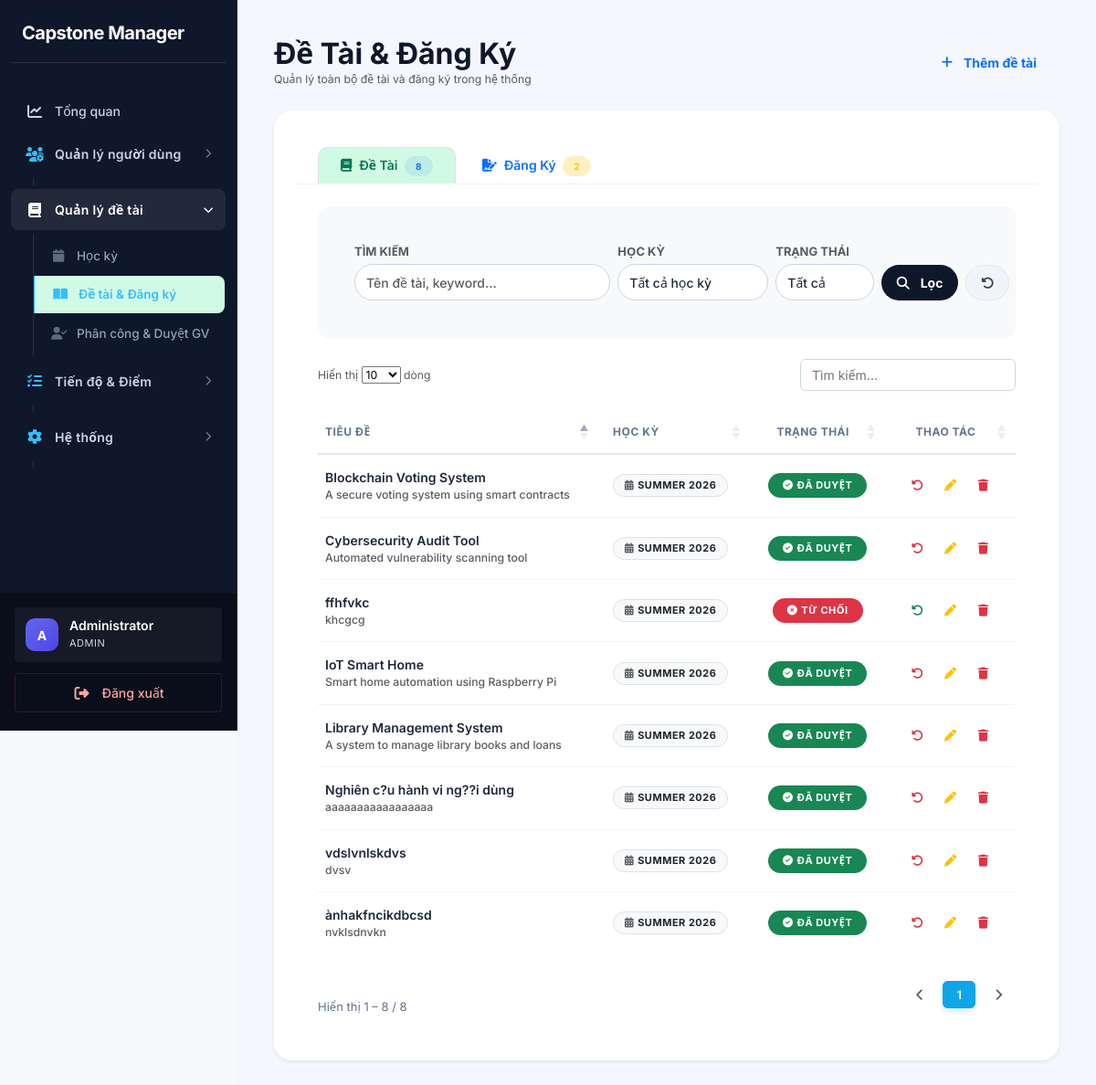
/index.php?page=topic-management (signed in), run on the app's committed database.
### tables this page shows
CREATE TABLE `topics` (
  `id` int(11) NOT NULL,
  `title` varchar(255) DEFAULT NULL,
  `description` text DEFAULT NULL,
  `keywords` text DEFAULT NULL,
  `semester_id` int(11) DEFAULT NULL,
  `created_by` int(11) DEFAULT NULL,
  `status` enum('draft','pending','approved','rejected') DEFAULT 'draft',
  `created_at` timestamp NOT NULL DEFAULT current_timestamp()
);

CREATE TABLE `semesters` (
  `id` int(11) NOT NULL,
  `name` varchar(100) DEFAULT NULL,
  `start_date` date DEFAULT NULL,
  `end_date` date DEFAULT NULL,
  `created_at` timestamp NOT NULL DEFAULT current_timestamp()
);

### app/views/topic-management/index.php (the view, shortened to what the rows shown need)
<?php require '../app/views/layouts/header.php'; ?>
<?php require '../app/views/layouts/sidebar.php'; ?>
<?php
$role       = $_SESSION['user']['role'];
$activeTab  = $_GET['tab'] ?? 'topics';
?>
<div class="main-content" style="padding: 40px; background-color: #f4f7fe; min-height: 100vh;">
    <div class="d-flex justify-content-between align-items-center mb-4">
        <div>
            <h2 class="fw-bold mb-0">Đề Tài & Đăng Ký</h2>
        </div>
    </div>
    <div class="card border-0 shadow-sm" style="border-radius: 20px; overflow: hidden;">
        <div class="card-body p-4">
            <?php if ($activeTab === 'topics'): ?>
                <?php if ($role === 'student'):
                    $myTopics = array_filter($topics, fn($t) => isset($t['created_by']) && $t['created_by'] == $_SESSION['user']['id']);
                    $generalTopics = array_filter($topics, fn($t) => !isset($t['created_by']) || $t['created_by'] != $_SESSION['user']['id']);
                ?>
                    <h5 class="fw-bold mb-3 text-primary"><i class="fa fa-user-edit me-2"></i>Đề tài cá nhân</h5>
                    <div class="table-responsive mb-5 shadow-sm rounded-3">
                        <table class="table table-hover align-middle mb-0" id="myTopicsTable">
                            <thead class="table-light">
                                <tr class="text-muted small text-uppercase">
                                    <th class="ps-3">Tiêu Đề</th>
                                    <th>Học Kỳ</th>
                                    <th class="text-center">Trạng Thái</th>
                                    <th class="text-center">Thao Tác</th>
                                </tr>
                            </thead>
                            <tbody>
                                <?php if (!empty($myTopics)): foreach ($myTopics as $t):
                                    $ts   = $t['status'];
                                    $tcls = $ts === 'approved' ? 'bg-success' : ($ts === 'rejected' ? 'bg-danger' : 'bg-warning text-dark');
                                    $tlbl = $ts === 'approved' ? 'Đã duyệt'  : ($ts === 'rejected' ? 'Từ chối'   : 'Chờ duyệt');
                                    $tico = $ts === 'approved' ? 'fa-circle-check' : ($ts === 'rejected' ? 'fa-circle-xmark' : 'fa-clock');
                                ?>
                                <tr>
                                    <td class="ps-3">
                                        <div class="fw-semibold"><?= htmlspecialchars($t['title']) ?></div>
                                        <?php if (!empty($t['description'])): ?>
                                            <div class="text-muted small" style="max-width:280px; white-space:nowrap; overflow:hidden; text-overflow:ellipsis;">
                                                <?= htmlspecialchars($t['description']) ?>
                                            </div>
                                        <?php endif; ?>
                                    </td>
                                    <td>
                                        <span class="badge bg-light text-dark border" style="font-size:11px;">
                                            <i class="fa fa-calendar-alt me-1 text-muted"></i><?= htmlspecialchars($t['semester']) ?>
                                        </span>
                                    </td>
                                    <td class="text-center">
                                        <span class="badge rounded-pill <?= $tcls ?> px-3 py-2" style="font-size:11px;">
                                            <i class="fa <?= $tico ?> me-1"></i><?= $tlbl ?>
                                        </span>
                                    </td>
                                    <td class="text-center">
                                        <?php if ($ts === 'pending'): ?>
                                        <div class="d-flex justify-content-center gap-1">
                                            <a href="index.php?page=topic-edit&id=<?= $t['id'] ?>"
                                               class="btn btn-sm btn-outline-warning rounded-circle" data-bs-toggle="tooltip" title="Sửa" style="width: 32px; height: 32px; display: inline-flex; align-items: center; justify-content: center;">
                                                <i class="fa fa-pen"></i>
                                            </a>
                                            <form action="index.php?page=topic-delete&id=<?= $t['id'] ?>" method="POST" class="d-inline" onsubmit="return confirm('Xác nhận xóa đề tài này?');">
                                                <input type="hidden" name="csrf_token" value="<?= $_SESSION['csrf_token'] ?? '' ?>">
                                                <button type="submit" class="btn btn-sm btn-outline-danger rounded-circle border-0" data-bs-toggle="tooltip" title="Xóa" style="width: 32px; height: 32px; display: inline-flex; align-items: center; justify-content: center;">
                                                    <i class="fa fa-trash"></i>
                                                </button>
                                            </form>
                                        </div>
                                        <?php endif; ?>
                                    </td>
                                </tr>
                                <?php endforeach; else: ?>
                                <tr><td colspan="4" class="text-center py-4 text-muted">Bạn chưa đề xuất đề tài nào.</td></tr>
                                <?php endif; ?>
                            </tbody>
                        </table>
                    </div>
                    <h5 class="fw-bold mb-3 text-success"><i class="fa fa-globe me-2"></i>Ngân hàng đề tài chung</h5>
                    <div class="table-responsive shadow-sm rounded-3">
                        <table class="table table-hover align-middle mb-0" id="generalTopicsTable">
                            <thead class="table-light">
                                <tr class="text-muted small text-uppercase">
                                    <th class="ps-3">Tiêu Đề</th>
                                    <th>Học Kỳ</th>
                                    <th class="text-center">Trạng Thái</th>
                                </tr>
                            </thead>
                            <tbody>
                                <?php if (!empty($generalTopics)): foreach ($generalTopics as $t):
                                    $ts   = $t['status'];
                                    $tcls = $ts === 'approved' ? 'bg-success' : ($ts === 'rejected' ? 'bg-danger' : 'bg-warning text-dark');
                                    $tlbl = $ts === 'approved' ? 'Đã duyệt'  : ($ts === 'rejected' ? 'Từ chối'   : 'Chờ duyệt');
                                    $tico = $ts === 'approved' ? 'fa-circle-check' : ($ts === 'rejected' ? 'fa-circle-xmark' : 'fa-clock');
                                ?>
                                <tr>
                                    <td class="ps-3">
                                        <div class="fw-semibold"><?= htmlspecialchars($t['title']) ?></div>
                                        <?php if (!empty($t['description'])): ?>
                                            <div class="text-muted small" style="max-width:280px; white-space:nowrap; overflow:hidden; text-overflow:ellipsis;">
                                                <?= htmlspecialchars($t['description']) ?>
                                            </div>
                                        <?php endif; ?>
                                    </td>
                                    <td>
                                        <span class="badge bg-light text-dark border" style="font-size:11px;">
                                            <i class="fa fa-calendar-alt me-1 text-muted"></i><?= htmlspecialchars($t['semester']) ?>
                                        </span>
                                    </td>
                                    <td class="text-center">
                                        <span class="badge rounded-pill <?= $tcls ?> px-3 py-2" style="font-size:11px;">
                                            <i class="fa <?= $tico ?> me-1"></i><?= $tlbl ?>
                                        </span>
                                    </td>
                                </tr>
                                <?php endforeach; else: ?>
                                <tr><td colspan="3" class="text-center py-4 text-muted">Không có đề tài chung nào.</td></tr>
                                <?php endif; ?>
                            </tbody>
                        </table>
                    </div>
                <?php else: ?>
                <div class="table-responsive">
                    <table class="table table-hover align-middle mb-0" id="topicsTable">
                        <thead>
                            <tr class="text-muted small text-uppercase">
                                <th class="ps-2">Tiêu Đề</th>
                                <th>Học Kỳ</th>
                                <th class="text-center">Trạng Thái</th>
                                <th class="text-center">Thao Tác</th>
                            </tr>
                        </thead>
                        <tbody>
                            <?php if (!empty($topics)): foreach ($topics as $t):
                                $ts   = $t['status'];
                                $tcls = $ts === 'approved' ? 'bg-success' : ($ts === 'rejected' ? 'bg-danger' : 'bg-warning text-dark');
                                $tlbl = $ts === 'approved' ? 'Đã duyệt'  : ($ts === 'rejected' ? 'Từ chối'   : 'Chờ duyệt');
                                $tico = $ts === 'approved' ? 'fa-circle-check' : ($ts === 'rejected' ? 'fa-circle-xmark' : 'fa-clock');
                            ?>
                                <tr>
                                    <td class="ps-2">
                                        <div class="fw-semibold"><?= htmlspecialchars($t['title']) ?></div>
                                        <?php if (!empty($t['description'])): ?>
                                            <div class="text-muted small"
                                                 style="max-width:280px; white-space:nowrap; overflow:hidden; text-overflow:ellipsis;">
                                                <?= htmlspecialchars($t['description']) ?>
                                            </div>
                                        <?php endif; ?>
                                    </td>
                                    <td>
                                        <span class="badge bg-light text-dark border" style="font-size:11px;">
                                            <i class="fa fa-calendar-alt me-1 text-muted"></i>
                                            <?= htmlspecialchars($t['semester']) ?>
                                        </span>
                                    </td>
                                    <td class="text-center">
                                        <span class="badge rounded-pill <?= $tcls ?> px-3 py-2" style="font-size:11px;">
                                            <i class="fa <?= $tico ?> me-1"></i><?= $tlbl ?>
                                        </span>
                                    </td>
                                    <td class="text-center">
                                        <div class="d-flex justify-content-center gap-1 flex-wrap">
                                            <?php if ($role === 'admin'): ?>
                                                <?php if ($ts === 'pending'): ?>
                                                    <form action="index.php?page=topic-status&id=<?= $t['id'] ?>&status=approved" method="POST" class="d-inline" onsubmit="return confirm('Duyệt đề tài này?');">
    <input type="hidden" name="csrf_token" value="<?= $_SESSION['csrf_token'] ?? '' ?>">
    <button type="submit" class="btn btn-sm btn-success rounded-circle shadow-sm border-0" data-bs-toggle="tooltip" title="Duyệt" style="width: 32px; height: 32px; display: inline-flex; align-items: center; justify-content: center;">
        <i class="fa fa-check"></i>
    </button>
</form>
                                                    <form action="index.php?page=topic-status&id=<?= $t['id'] ?>&status=rejected" method="POST" class="d-inline" onsubmit="return confirm('Từ chối đề tài này?');">
    <input type="hidden" name="csrf_token" value="<?= $_SESSION['csrf_token'] ?? '' ?>">
    <button type="submit" class="btn btn-sm btn-outline-danger rounded-circle border-0" data-bs-toggle="tooltip" title="Từ chối" style="width: 32px; height: 32px; display: inline-flex; align-items: center; justify-content: center;">
        <i class="fa fa-xmark"></i>
    </button>
</form>
                                                <?php elseif ($ts === 'approved'): ?>
                                                    <form action="index.php?page=topic-status&id=<?= $t['id'] ?>&status=rejected" method="POST" class="d-inline" onsubmit="return confirm('Thu hồi duyệt đề tài này?');">
    <button type="submit" class="btn btn-sm btn-outline-danger rounded-circle border-0" data-bs-toggle="tooltip" title="Thu hồi" style="width: 32px; height: 32px; display: inline-flex; align-items: center; justify-content: center;">
        <i class="fa fa-rotate-left"></i>
    </button>
</form>
                                                <?php else: ?>
                                                    <form action="index.php?page=topic-status&id=<?= $t['id'] ?>&status=approved" method="POST" class="d-inline" onsubmit="return confirm('Duyệt lại đề tài này?');">
    <button type="submit" class="btn btn-sm btn-outline-success rounded-circle border-0" data-bs-toggle="tooltip" title="Duyệt lại" style="width: 32px; height: 32px; display: inline-flex; align-items: center; justify-content: center;">
        <i class="fa fa-rotate-left"></i>
    </button>
</form>
                                                <?php endif; ?>
                                                <a href="index.php?page=topic-edit&id=<?= $t['id'] ?>"
                                                   class="btn btn-sm btn-outline-warning rounded-circle" data-bs-toggle="tooltip" title="Sửa" style="width: 32px; height: 32px; display: inline-flex; align-items: center; justify-content: center;">
                                                    <i class="fa fa-pen"></i>
                                                </a>
                                                <form action="index.php?page=topic-delete&id=<?= $t['id'] ?>" method="POST" class="d-inline" onsubmit="return confirm('Xác nhận xóa đề tài này?');">
    <button type="submit" class="btn btn-sm btn-outline-danger rounded-circle border-0" data-bs-toggle="tooltip" title="Xóa" style="width: 32px; height: 32px; display: inline-flex; align-items: center; justify-content: center;">
        <i class="fa fa-trash"></i>
    </button>
</form>
                                            <?php endif; ?>
                                        </div>
                                    </td>
                                </tr>
                            <?php endforeach; endif; ?>
                        </tbody>
                    </table>
                </div>
                <?php endif; ?>
            <?php endif;  ?>
        </div>
    </div>
</div>
<?php require '../app/views/layouts/footer.php'; ?>

### data on the page
topics: title "ànhakfncikdbcsd", description "nvklsdnvkn", semester.name "SUMMER 2026", status "ĐÃ DUYỆT"
topics: title "vdslvnlskdvs", description "dvsv", semester.name "SUMMER 2026", status "ĐÃ DUYỆT"
topics: title "ffhfvkc", description "khcgcg", semester.name "SUMMER 2026", status "TỪ CHỐI"
topics: title "Nghiên c?u hành vi ng??i dùng", description "aaaaaaaaaaaaaaaaa", semester.name "SUMMER 2026", status "ĐÃ DUYỆT"
topics: title "Cybersecurity Audit Tool", description "Automated vulnerability scanning tool", semester.name "SUMMER 2026", status "ĐÃ DUYỆT"
topics: title "Library Management System", description "A system to manage library books and loans", semester.name "SUMMER 2026", status "ĐÃ DUYỆT"
topics: title "IoT Smart Home", description "Smart home automation using Raspberry Pi", semester.name "SUMMER 2026", status "ĐÃ DUYỆT"
topics: title "Blockchain Voting System", description "A secure voting system using smart contracts", semester.name "SUMMER 2026", status "ĐÃ DUYỆT"

### other printed values
$avatarChar "A"
$displayName "Administrator"
$_SESSION['user']['role'] "ADMIN"
count($topics) "8"
count($registrations) "2"
